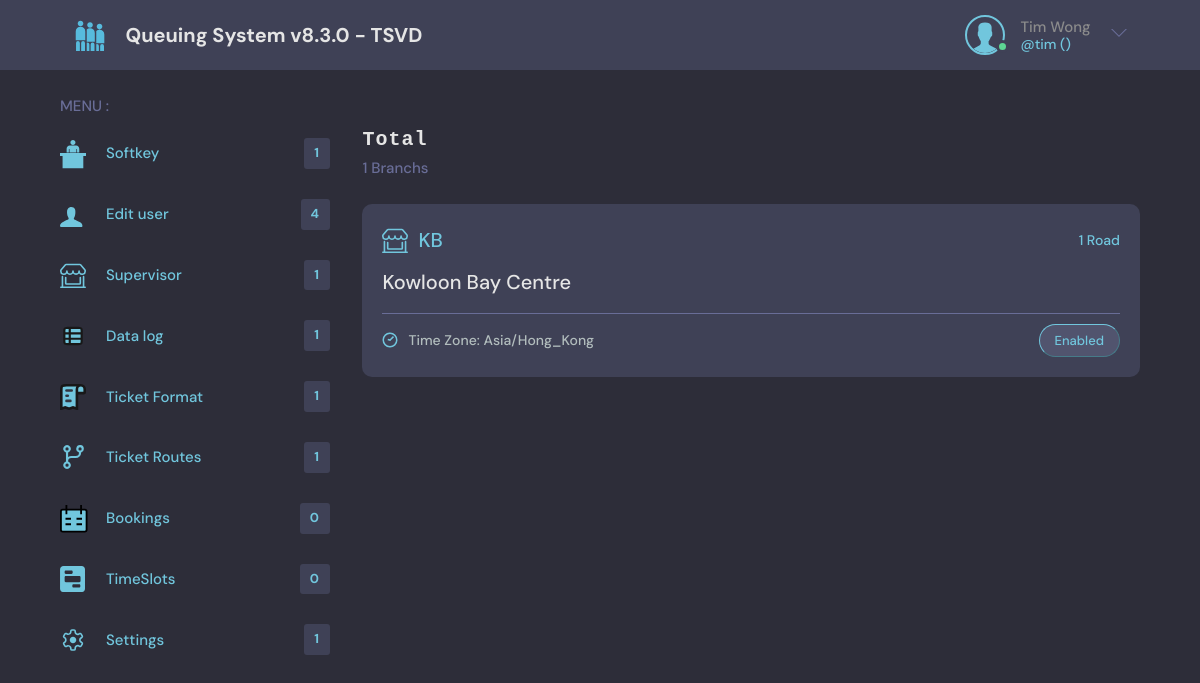
Page /settings/ (signed in) on the committed database.
### base/models.py (models this page shows, shortened)
class Branch(models.Model):
    BYTIME = 'time'
    BYUSER = 'user'
    BYMASK = 'mask'
    PRIORITY = [
       (BYTIME, ('By Ticket time')),
       (BYUSER, ('By User priority')),
       (BYMASK, ('By Mask priority')),
    ]
    bcode = models.CharField(max_length=200,unique=True, null=False, blank=False) # branch code
    enabled = models.BooleanField(default=True)
    queueenabled = models.BooleanField(default=True, verbose_name='Enabled Queuing System')
    subscribe = models.BooleanField(default=False)
    substart = models.DateTimeField(default=datetime.datetime.strptime('2000-01-01 00:00:00', '%Y-%m-%d %H:%M:%S') )
    subend = models.DateTimeField(default=datetime.datetime.strptime('2000-01-01 00:00:00', '%Y-%m-%d %H:%M:%S') )
    name = models.TextField()
    address = models.TextField(null=True, blank=True)
    gps = models.TextField(null=True, blank=True)
    timezone = models.CharField(max_length=32, null=False, default='Asia/Hong_Kong')
    officehourstart = models.TimeField(default=datetime.time(9, 0, 0))
    officehourend = models.TimeField(default=datetime.time(18, 0, 0))
    queuepriority = models.CharField(
       max_length=32,
       choices=PRIORITY,
       default=BYTIME,
       null=False,
    )
    queuemask =  models.CharField(default='A,B,C,D,E,F,G,H,I,J,K,L,M,N,O,P,Q,R,S,T,U,V,W,X,Y,Z,', max_length=200, null=False)
    websoftkey_show_waitinglist = models.BooleanField(default=True)
    tickettimestart = models.TimeField(default=datetime.time(8, 0, 0))
    tickettimeend = models.TimeField(default=datetime.time(17, 0, 0))
    ticketmax = models.IntegerField(default=999)
    ticketnext = models.IntegerField(default=1) # only for ticketrepeatnumber is True
    ticketnoformat = models.TextField(default='000')  # if '000' means: A001, B049
    ticketrepeatnumber = models.BooleanField(default=True)  # if False: A001 -> B002 -> A003
    displayenabled  = models.BooleanField(default=True)
    displayflashtime = models.IntegerField(default=3)
    flashlighttime = models.IntegerField(default=3)
    voiceenabled  = models.BooleanField(default=True)
    language1 = models.IntegerField(default=1, help_text='English')
    O_Replace_Zero = models.BooleanField(default=True, help_text='Replace voice to [Oh] from [Zero]')
    language2 = models.IntegerField(default=0, help_text='Cantonese')
    language3 = models.IntegerField(default=0, help_text='Manadrin')
    language4 = models.IntegerField(default=0, help_text='Portuguese')
    usersinglelogin = models.BooleanField(default=False)
    webtvcsslink = models.TextField(default='styles/styletv.css')
    webtvlogolink = models.TextField(default='images/logo_ts.png')
    SMSenabled = models.BooleanField(default=False)
    SMSmsg = models.TextField(max_length=70, null=True, blank=True)
    SMSQuota = models.IntegerField(default=500, help_text='Total no. of SMS per month', verbose_name="SMS Quota")
    SMSUsed = models.IntegerField(default=0, help_text='Total no. of SMS used', verbose_name="SMS used in month")
    SMSResetDay = models.IntegerField(default=1, help_text='SMS reset day of the month (1-28)', verbose_name="SMS Reset day")
    SMSResetLast = models.CharField(max_length=200, null=True, blank=True, help_text='Last reset date of SMS')
    bookingenabled = models.BooleanField(default=True, verbose_name='Enabled Booking system')
    bookingPage1Text = models.TextField(null=True,
                                            blank=True,
                                            default= \
                                                    '多謝你預約我們的維修中心' + '\n' + \
                                                    '請帶發票在預約時間到維修中心' + '\n' + \
                                                    '地址: [[ADDR]]',
                                            help_text='Booking HTML page 1 text, [[ADDR]] is branch.address.')
    bookingPage1ScrollingText = models.TextField(null=True, blank=True, default='Scrolling text 1', help_text='Booking HTML page 1 Scrolling text, [[ADDR]] is branch address.')
    bookingPage2Text = models.TextField(null=True,
                                            blank=True,
                                            default= \
                                                    '請輸入 電郵 或 手機號碼(香港)' + '\n' + \
                                                    '我們發送確認信給你',
                                            help_text='Booking HTML page 2 text, [[ADDR]] is branch.address.')
    bookingPage2ScrollingText = models.TextField(null=True, blank=True, default='Scrolling text 2', help_text='Booking HTML page 2 Scrolling text, [[ADDR]] is branch.address.')
    bookingPage3Text = models.TextField(
                                            null=True,
                                            blank=True,
                                            default= \
                                                '你好 [[NAME]] :' + '\n' + '\n' + \
                                                '你的預約時間：' + '\n' + \
                                                '[[DATE]] [[WEEK]]' + '\n' + \
                                                '[[TIME]]' + '\n' + \
                                                '請帶發票在預約時間到維修中心' + '\n' + \
                                                '地址: [[ADDR]]' + '\n' + \
                                                '如需要更改時間/取消預約請盡早打電話給我們 12345678' + '\n' + \
                                                '' + '\n' + \
                                                '這個訊息會發送去你的電郵或者手機短訊。' + '\n' + \
                                                '' + '\n' + \
                                                'TSVD',
                                            help_text='Booking success text, [[ADDR]] is branch address, [[NAME]] is customer name, [[DATE]] is booking start date, [[TIME]] is booking start time. [[WEEK]] is week.',
                                            )
    bookingSuccessEmailEnabled = models.BooleanField(default=True, verbose_name='Booking success email enabled')
    bookingSuccessEmailSubject = models.TextField(
                                                    null=True,
                                                    blank=True,
                                                    default= '你的預約已經確認 - TSVD',
                                                    help_text='Booking success email subject, [[ADDR]] is branch address, [[NAME]] is customer name, [[DATE]] is booking start date, [[TIME]] is booking start time. [[WEEK]] is week.'
                                                    )
    bookingSuccessEmailBody = models.TextField(
                                                null=True,
                                                blank=True,
                                                default= \
                                                            '你好 [[NAME]] :' + '\n' + '\n' + \
                                                            '你的預約時間：' + '\n' + \
                                                            '[[DATE]] [[WEEK]]' + '\n' + \
                                                            '[[TIME]]' + '\n' + \
                                                            '請帶發票在預約時間到維修中心' + '\n' + \
                                                            '地址: [[ADDR]]' + '\n' + \
                                                            '如需要更改時間/取消預約請盡早打電話給我們 12345678' + '\n' + \
                                                            '' + '\n' + \
                                                            'TSVD',
                                                help_text='Booking success email text, [[ADDR]] is branch address, [[NAME]] is customer name, [[DATE]] is booking start date, [[TIME]] is booking start time. [[WEEK]] is week.',
                                                )
    bookingSMSSuccessEnabled = models.BooleanField(default=True)
    bookingSMSSuccess = models.TextField(
                                        null=True,
                                        blank=True,
                                        default= \
                                            '你的預約已經確認 - TSVD' + '\n' + \
                                            '預約時間：' + '\n' + \
                                            '[[DATE]]' + '\n' + \
                                            '[[TIME]]' + '\n' + \
                                            '如需要更改/取消預約請盡早致電 12345678' ,
                                        verbose_name='Booking success SMS',
                                        help_text='SMS text body for booking success, [[DATE]] is booking start date, [[TIME]] is booking start time. 160 characters / 70 characters (Unicode) per one SMS',
                                        )
    bookingNewEmailEnabled = models.BooleanField(default=True, verbose_name='Enabled New Booking email notification')
    bookingNewEmailUser = models.ManyToManyField(User,  blank=True,
                                                 verbose_name='New Booking email list',
                                                 )
    bookingNewEmailSubject = models.TextField(
                                                    null=True,
                                                    blank=True,
                                                    default= '你有新預約 - TSVD',
                                                    verbose_name='Email subject for New Booking',
                                                    help_text='[[ADDR]] is branch address, [[NAME]] is customer name, [[DATE]] is booking start date, [[TIME]] is booking start time, [[WEEK]] is week, [[PHONE]] is customer phone, [[EMAIL]] is customer email, [[BNAME]] is branch name, [[BCODE]] is branch code, [[USER]] is user first name.',
                                                    )
    bookingNewEmailBody = models.TextField(
                                                null=True,
                                                blank=True,
                                                default= \
                                                            '恭喜，你有新預約' + '\n' + '\n' + \
                                                            '客人名稱：[[NAME]]' + '\n' + \
                                                            '預約時間：' + '\n' + \
                                                            '[[DATE]] [[WEEK]]' + '\n' + \
                                                            '[[TIME]]' + '\n' + \
                                                            '地址: [[ADDR]]' + '\n' + \
                                                            '客人電話：[[PHONE]]' + '\n' + \
                                                            '客人電郵：[[EMAIL]]' + '\n' + \
                                                            '' + '\n' + \
                                                            'TSVD',
                                                verbose_name='Email body for New Booking',
                                                help_text='[[ADDR]] is branch address, [[NAME]] is customer name, [[DATE]] is booking start date, [[TIME]] is booking start time, [[WEEK]] is week, [[PHONE]] is customer phone, [[EMAIL]] is customer email, [[BNAME]] is branch name, [[BCODE]] is branch code, [[USER]] is user first name.',
                                                )
    bookingToQueueEnabled = models.BooleanField(default=True, verbose_name='Booking to Queue enabled')
    bookingToQueueOnTimeRangeLate = models.IntegerField(default=10, verbose_name='Booking to Queue on time range late (1 to 15 minutes)')
    bookingToQueueOnTimeRangeEarly = models.IntegerField(default=-15, verbose_name='Booking to Queue on time range early (-1 to -30 minutes)')
    bookingToQueueLateUnit = models.IntegerField(default=5, verbose_name='Booking to Queue late unit (1 to 15 minutes)')
    updated = models.DateTimeField(auto_now=True)
    created = models.DateTimeField(auto_now_add=True) # auto_now_add just auto add once (the first created)

### base/decorators.py (the view, shortened to what this page needs)
        def wrapper_func(request, *args, **kwargs):
            group_name = None
            auth = False
            if request.user.is_superuser == True:
                auth = True
                return view_func(request, *args, **kwargs)
            if auth == False:
                return HttpResponse('You are not authorized to view the page')

### base/templates/base/settings.html (shortened to what this page needs)
{% extends 'main.html' %}
{% block content %}
    <main class="layout layout--2">
      <div class="container">
        {% include 'base/menu.html' %}
        <div class="roomList">
          <div class="roomList__header">
            <div>
                <h2>Total</h2>
                <p>{{branchs.count}} Branchs</p>
              </div>
          </div>
          {% include 'base/settingslist.html' %}
        </div>
      </div>
{% endblock %}

### templates/navbar.html (shortened to what this page needs)
{% load static %}
<header class="header header--loggedIn">
    <div class="container">
      <a href="{% url 'home' %}" class="header__logo">
        <img src="{% static 'images/logo-q.svg' %}" />
        <h1>Queuing System v{{aqs_version}} - TSVD</h1>
      </a>
      <nav class="header__menu">
        {% if request.user.is_authenticated %}
        <div class="header__user" >
          <a href="">
            <div class="avatar avatar--medium active">
              <img src="{% static 'images/avatar.svg' %}" />
            </div>
            <p>{{request.user.first_name}} {{request.user.last_name}} <span>@{{request.user.username}} ({{request.user.groups.all.0.name}})</span></p>
          </a>
          <button class="dropdown-button">
            <svg version="1.1" xmlns="http://www.w3.org/2000/svg" width="32" height="32" viewBox="0 0 32 32">
              <title>chevron-down</title>
              <path d="M16 21l-13-13h-3l16 16 16-16h-3l-13 13z"></path>
            </svg>
          </button>
        </div>
        {% else %}
            <a href="{% url 'login' %}">
            <img src="{% static 'images/avatar.svg' %}" />
            <p>Login</p>
            </a>
        {% endif %}
      </nav>
    </div>
  </header>

### base/templates/base/settingslist.html (shortened to what this page needs)
{% load static %}
<div class="roomArea">
{% for branch in branchs %}
    <a href="{% url 'update-settings' branch.id %}">
        <div class="roomListRoom">
            <div class="roomListRoom__header">
                <div class="roomListRoom__author">
                    <div class="list__svg">
                    </div>
                    <span>{{branch.bcode}}</span>
                </div>
                <div class="roomListRoom__actions">
                    <span>{{branch.address}}</span>
                </div>
            </div>
            <div class="roomListRoom__content">
                {{branch.name}}
            </div>
            <div class="roomListRoom__meta">
                <div class="roomListRoom__joined">
                    Time Zone: {{branch.timezone}}
                </div>
                {% if branch.enabled == False %}
                    <p class="roomListRoom__topic_red">
                        Disabled
                    </p>
                {% else %}
                    <p class="roomListRoom__topic">
                        Enabled
                    </p>
                {% endif %}
            </div>
        </div>
    </a>
{% endfor %}
</div>

### rows in the picture
Branch: bcode "KB", address "1 Road", name "Kowloon Bay Centre", timezone "Asia/Hong_Kong", enabled "Enabled"

### other values in the picture
{{ aqs_version }} "8.3.0"
{{ request.user.first_name }} "Tim"
{{ request.user.last_name }} "Wong"
{{ request.user.username }} "tim"
{{ branchs.count }} "1"
{{ users.count }} "4"
{{ ticketformats.count }} "1"
{{ routes.count }} "1"
{{ bookings.count }} "0"
{{ timeslots.count }} "0"
